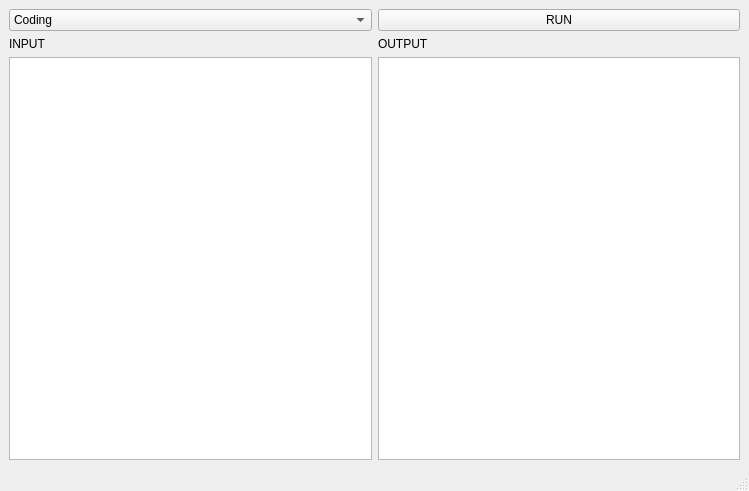
<?xml version="1.0" encoding="UTF-8"?>
<ui version="4.0">
 <class>MainWindow</class>
 <widget class="QMainWindow" name="MainWindow">
  <property name="geometry">
   <rect>
    <x>0</x>
    <y>0</y>
    <width>749</width>
    <height>491</height>
   </rect>
  </property>
  <property name="windowTitle">
   <string>MainWindow</string>
  </property>
  <widget class="QWidget" name="centralwidget">
   <layout class="QGridLayout" name="gridLayout">
    <item row="0" column="0">
     <widget class="QComboBox" name="comboBox">
      <item>
       <property name="text">
        <string>Coding</string>
       </property>
      </item>
      <item>
       <property name="text">
        <string>Decoding</string>
       </property>
      </item>
     </widget>
    </item>
    <item row="0" column="1">
     <widget class="QPushButton" name="pushButton">
      <property name="text">
       <string>RUN</string>
      </property>
     </widget>
    </item>
    <item row="1" column="0">
     <widget class="QLabel" name="INPUT_label">
      <property name="text">
       <string>INPUT</string>
      </property>
     </widget>
    </item>
    <item row="1" column="1">
     <widget class="QLabel" name="OUTPUT_label">
      <property name="text">
       <string>OUTPUT</string>
      </property>
     </widget>
    </item>
    <item row="2" column="0">
     <widget class="QPlainTextEdit" name="INPUT_text"/>
    </item>
    <item row="2" column="1">
     <widget class="QPlainTextEdit" name="OUTPUT_text">
      <property name="readOnly">
       <bool>true</bool>
      </property>
     </widget>
    </item>
   </layout>
  </widget>
  <widget class="QMenuBar" name="menubar">
   <property name="geometry">
    <rect>
     <x>0</x>
     <y>0</y>
     <width>749</width>
     <height>21</height>
    </rect>
   </property>
  </widget>
  <widget class="QStatusBar" name="statusbar"/>
 </widget>
 <resources/>
 <connections/>
</ui>
